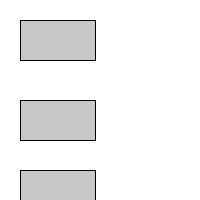
Frame 1 (no input)
Frame 60 (the mouse pressed at the canvas centre just before this capture): identical to frame 1, image omitted
Frame 120 (the mouse held since frame 60 and released just before this capture): identical to frame 1, image omitted

The Processing sketch that drew this single still picture (run headless with seeded random() and noise(); from frame 60 on, the mouse is pressed at the canvas centre):

// Processing sketch: Arrays
// ── Arrays.pde
//Lucas Jackson | Oct 18 2022 | Arrays
Button b1;
Button b2;
Button[] buttons = new Button[10];

void setup() {
  size(200,200);
  b1 = new Button(20,20,75,40);
  b2 = new Button(20,100,75,40);
  buttons[0] = new Button(20,170,75,40);
}

void draw() {
  background(255);
  b1.display();
  b2.display();
  buttons[0].display();
}

// ── Button.pde
class Button {
  // Button location and size
  float x;
  float y;
  float w;
  float h;
  //Is the button on or off?
  boolean on;

  // Construcor initilaizes all variables
  Button(float tempX, float tempY, float tempW, float tempH) {
    x  = tempX;
    y  = tempY;
    w  = tempW;
    h  = tempH;
    on = false;   // Button akwats starts as iff
  }

  void display() {
    stroke(0);
    if (mouseX>=x && mouseX<=x+w && mouseY>=y && mouseY<=y+h) {
      fill(127);
    } else {
      fill(200);
    }
    rect(x, y, w, h);
  }
}
